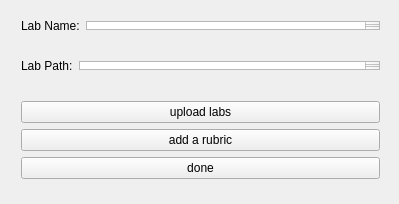
<?xml version="1.0" encoding="UTF-8"?>
<ui version="4.0">
 <class>Widget</class>
 <widget class="QWidget" name="Widget">
  <property name="geometry">
   <rect>
    <x>0</x>
    <y>0</y>
    <width>399</width>
    <height>204</height>
   </rect>
  </property>
  <property name="windowTitle">
   <string>Widget</string>
  </property>
  <widget class="QWidget" name="layoutWidget">
   <property name="geometry">
    <rect>
     <x>10</x>
     <y>50</y>
     <width>381</width>
     <height>31</height>
    </rect>
   </property>
   <layout class="QHBoxLayout" name="horizontalLayout_2">
    <item>
     <widget class="QLabel" name="label_2">
      <property name="text">
       <string>Lab Path:</string>
      </property>
     </widget>
    </item>
    <item>
     <widget class="QTextEdit" name="textEdit_2"/>
    </item>
   </layout>
  </widget>
  <widget class="QWidget" name="layoutWidget_2">
   <property name="geometry">
    <rect>
     <x>10</x>
     <y>90</y>
     <width>381</width>
     <height>101</height>
    </rect>
   </property>
   <layout class="QVBoxLayout" name="verticalLayout">
    <item>
     <widget class="QPushButton" name="pushButton_2">
      <property name="text">
       <string>upload labs</string>
      </property>
     </widget>
    </item>
    <item>
     <widget class="QPushButton" name="pushButton_3">
      <property name="text">
       <string>add a rubric</string>
      </property>
     </widget>
    </item>
    <item>
     <widget class="QPushButton" name="pushButton">
      <property name="text">
       <string>done</string>
      </property>
     </widget>
    </item>
   </layout>
  </widget>
  <widget class="QWidget" name="layoutWidget_3">
   <property name="geometry">
    <rect>
     <x>10</x>
     <y>10</y>
     <width>381</width>
     <height>31</height>
    </rect>
   </property>
   <layout class="QHBoxLayout" name="horizontalLayout">
    <item>
     <widget class="QLabel" name="label">
      <property name="text">
       <string>Lab Name:</string>
      </property>
     </widget>
    </item>
    <item>
     <widget class="QTextEdit" name="textEdit"/>
    </item>
   </layout>
  </widget>
 </widget>
 <layoutdefault spacing="6" margin="11"/>
 <resources/>
 <connections/>
</ui>
